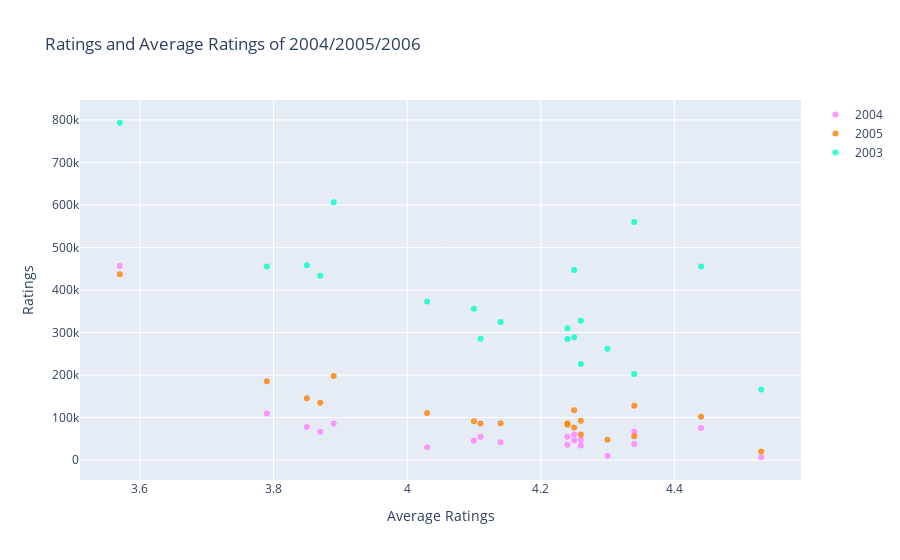

The notebook cell saved with this chart:
### Code cell
# prepare data frames
df2004 = books[books.original_publication_year == 2004].iloc[:200,:]
df2005 = books[books.original_publication_year == 2005].iloc[:200,:]
df2003 = books[books.original_publication_year == 2003].iloc[:200,:]

import plotly.graph_objs as go
trace1 =go.Scatter(
                    x = data1.average_rating,
                    y = data1.R1,
                    mode = "markers",
                    name = "2004",
                    marker = dict(color = 'rgba(255, 128, 255, 0.8)'),
                    text= df2004.authors)
trace2 =go.Scatter(
                    x = data1.average_rating,
                    y = data1.R2,
                    mode = "markers",
                    name = "2005",
                    marker = dict(color = 'rgba(255, 128, 2, 0.8)'),
                    text= df2005.authors)
trace3 =go.Scatter(
                    x = data1.average_rating,
                    y = data1.R3,
                    mode = "markers",
                    name = "2003",
                    marker = dict(color = 'rgba(0, 255, 200, 0.8)'),
                    text= df2003.authors)
data = [trace1, trace2, trace3]
layout = dict(
              xaxis= dict(title= 'Average Ratings',ticklen= 9,zeroline= False),
              yaxis= dict(title= 'Ratings',ticklen= 9,zeroline= False),
              title = "Ratings and Average Ratings of 2004/2005/2006"
             )
fig = dict(data = data, layout = layout)
iplot(fig)

### Figure 1 — Plotly figure (JSON) as saved in the notebook; plotly's stock layout.template omitted (floating-point values rounded to 4 significant figures; data arrays with more than 128 entries replaced by an {"elided": "..."} marker saying what was removed)
{"data": [{"marker": {"color": "rgba(255, 128, 255, 0.8)"}, "mode": "markers", "name": "2004", "text": {"elided": "200 str values"}, "x": [4.34, 4.44, 3.57, 4.25, 3.89, 4.26, 4.25, 3.79, 3.85, 4.24, 4.26, 4.24, 4.14, 3.87, 4.1, 4.11, 4.3, 4.53, 4.34, 4.03], "y": [66715, 75504, 456191, 60427, 86236, 47994, 46023, 109383, 77841, 54700, 34288, 36315, 41845, 66854, 45225, 54835, 10492, 6716, 38031, 30144], "type": "scatter"}, {"marker": {"color": "rgba(255, 128, 2, 0.8)"}, "mode": "markers", "name": "2005", "text": {"elided": "200 str values"}, "x": [4.34, 4.44, 3.57, 4.25, 3.89, 4.26, 4.25, 3.79, 3.85, 4.24, 4.26, 4.24, 4.14, 3.87, 4.1, 4.11, 4.3, 4.53, 4.34, 4.03], "y": [127936, 101676, 436802, 117415, 197621, 92723, 76784, 185520, 145740, 86485, 59980, 82870, 86425, 135147, 91270, 86051, 48030, 20413, 55862, 110498], "type": "scatter"}, {"marker": {"color": "rgba(0, 255, 200, 0.8)"}, "mode": "markers", "name": "2003", "text": {"elided": "200 str values"}, "x": [4.34, 4.44, 3.57, 4.25, 3.89, 4.26, 4.25, 3.79, 3.85, 4.24, 4.26, 4.24, 4.14, 3.87, 4.1, 4.11, 4.3, 4.53, 4.34, 4.03], "y": [560092, 455024, 793319, 446835, 606158, 327550, 288649, 455042, 458429, 284852, 226062, 310297, 324874, 433432, 355756, 285413, 262010, 166129, 202332, 373060], "type": "scatter"}], "layout": {"title": {"text": "Ratings and Average Ratings of 2004/2005/2006"}, "xaxis": {"ticklen": 9, "title": {"text": "Average Ratings"}, "zeroline": false}, "yaxis": {"ticklen": 9, "title": {"text": "Ratings"}, "zeroline": false}}}
